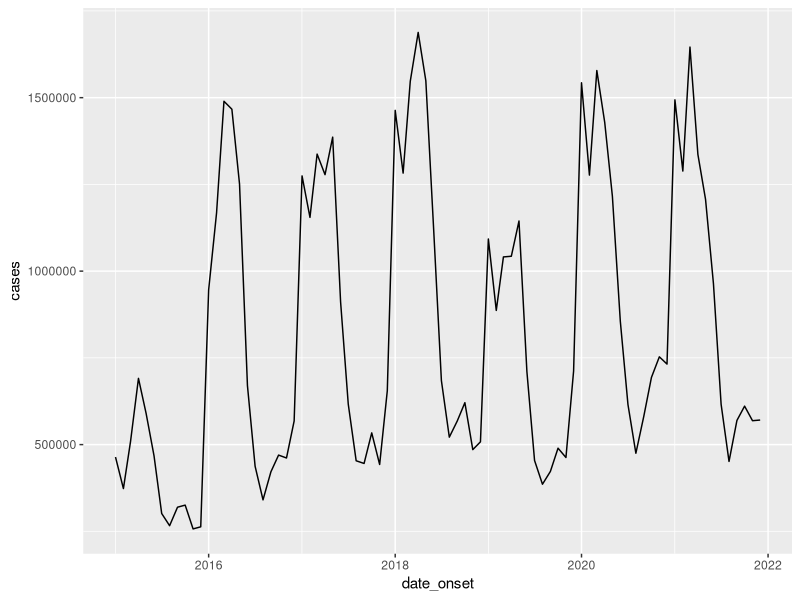

The R script that drew this image:
#----- This script helps cleaning of DHIS 2 data to be ready for joining with spatial data for health facilities across Malawi 

#-------------      Loading of data packages   ---------------------#

library(readr)
library(dplyr)
library(stringr)
library(tidyr)
library(lubridate)
library("tools")
library(tidyr)
library(ggplot2)

#-------------      Setting up a working directory -----------------#

#setwd("~/Documents/GISFolder/Institutions/MLW/Malaria/iTPA") ## iTPA Working directory on Patrick's computer

#-------------        Reading the data files         ---------------#

rdt <- read_csv("inputs/DHIS2/rdt.csv") #DHS RDT 
microscopy <- read_csv("inputs/DHIS2/microscopy.csv")#DHS Microscopy

#-----------------------------------------------------------------------------------------------------------#
#----------------     PROCEDURE FOR CLEANING DHIS2 DATA   --------------------------------------------------#
#-----------------------------------------------------------------------------------------------------------

## First, looking at the data from DHIS2. Facility names have a prefix indicating the outcome being presented. This prefix has to be removed 


DHIS2cleaning <- function (outcome) {
  
  #Remove unnecessary columns for dates
  outcome <- outcome[, !(colnames(outcome) %in% c("periodid", "periodcode", "perioddescription"))]
  #Rename prefix
  outcome <- outcome %>% 
    rename_all(~stringr::str_replace(.,"NMCP OPD Confirmed Malaria Cases Through RDT ",""))%>%
    rename_all(~stringr::str_replace(.,"NMCP OPD Confirmed Malaria Cases Through Microscopy ",""))
  
  #rename period
  names(outcome)[1] <- "period"
  #Transform the data from wide to long
  outcome <- outcome %>% gather(facility, cases, -period)
  
  #Format facilities as a factor, not a character
  #outcome[,'facility'] <- as.factor(outcome[,'facility'])
  #Split time properly
  
  # Split period column into month and year
  outcome[c('month', 'year')] <- str_split_fixed(outcome$period, '-', 2)
  
  #drop the column period
  outcome <- within(outcome, rm(period))
  
  #Add 20 to reflect the year correctly
  outcome$pref <- "20"
  outcome$year <- paste(outcome$pref, outcome$year, sep ="")
  
  #drop prefix
  outcome <- within(outcome, rm(pref))
  
  #Combinbe date 
  outcome <- unite(outcome, date, c(month,year))
  
  #Make it a date
  outcome$date <- as.Date(paste0(outcome$date, '_1'), '%b_%Y_%d')
  outcome$date <-format(outcome$date, "%h_%Y_%d")
  
  return(outcome)
}

#----- applying the function on DHIS2 data

rdt <- DHIS2cleaning(rdt)  #--------RDT confirmed cases
microscopy <- DHIS2cleaning(microscopy)  #--------Microscopy confirmed cases

#------------- rename cases column to reflect the outcome measure
names(rdt)[names(rdt) == 'cases'] <- "rdt"
names(microscopy)[names(microscopy) == 'cases'] <- "microscopy"

#-------------Combining RDT and microscopy data
#In order to get the total number of cases per facility 
#we have to combine RDT to microscopy dataset

malaria_data <- rdt %>%
  inner_join(microscopy, by=c("facility","date"))%>%
  mutate(cases = rowSums(across(c(rdt, microscopy)))) 

malaria_data = dplyr::select (malaria_data,-c(microscopy,rdt))

#Create a nested function for the process above

#-------------
## ensure the date column is in the appropriate format
#malaria_data$date <- as.Date(malaria_data$date)
library(tidyverse)
# Convert to class date
malaria_data <- malaria_data %>% 
  mutate(date_onset = as.Date(date, format = "%b_%Y_%d"))

#remove na's

malaria_data2 = na.omit(malaria_data)

#summarize by date

temp_data <- malaria_data2 %>% 
  group_by(date_onset) %>% 
  summarise(cases = as.numeric(sum(cases)))

## plot a line graph of cases by week
ggplot(temp_data, aes(x = date_onset, y = cases)) + 
  geom_line()

# ----------- Restructuring the data for spatial operations

malaria2 = malaria_data #To be replaced by combined dataset RDT and microsocopy
malaria2$facility=as.factor(malaria2$facility)

#Nested function should be created for the process above

malaria2 =spread(malaria2, date, cases)

#Get a list of facilities on DHIS 2
list(malaria2$facility)

#Get a list of facilities that have no data (NA's)

p = as.vector(colnames(malaria2))
p = p[p!= "facility"]

#--------- Facilities that do not report data on malaria cases

data_na <- malaria2 %>% 
  filter_at(vars(p),all_vars(is.na(.)))

#---------- Facilities that have reported data on malaria cases

data_no_na <- malaria2 %>% 
  filter_at(vars(p),any_vars(!is.na(.)))

# This file CSV is to be used for joining and other operations
DHIS2  = data_no_na


